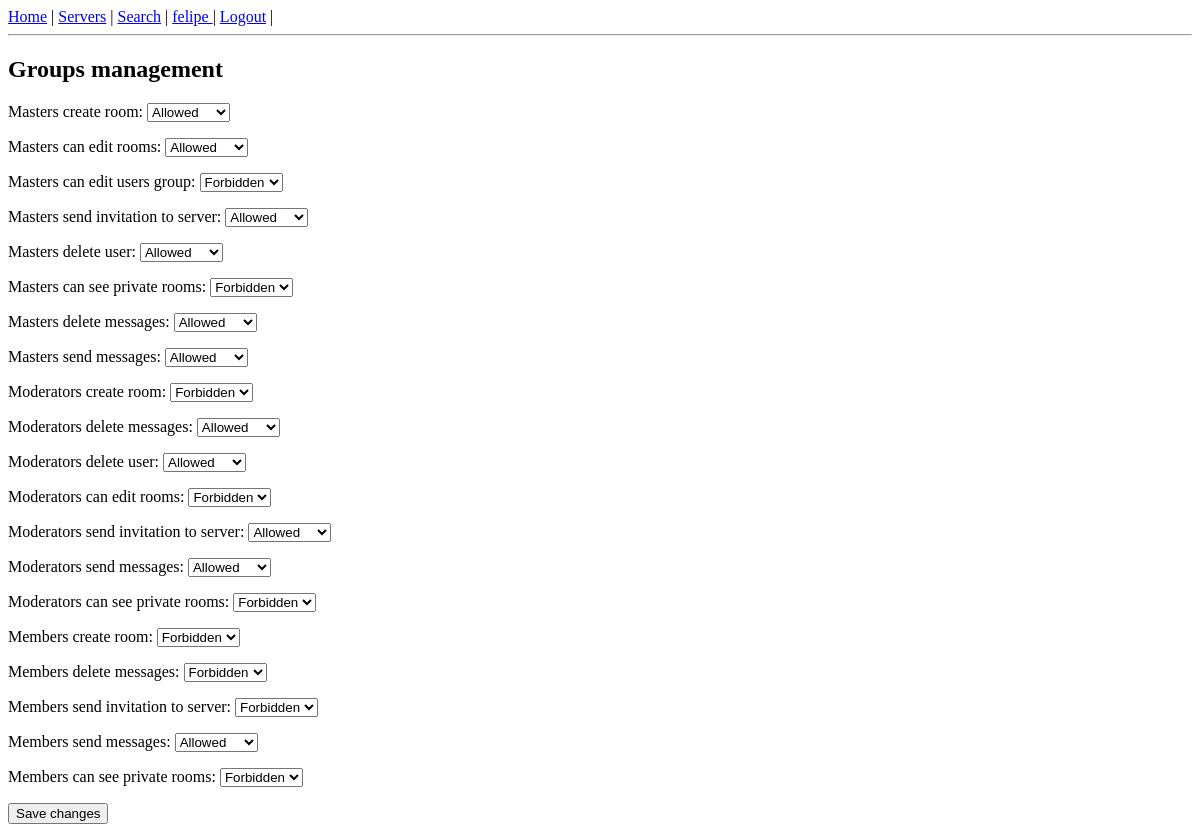
The app's page /server-groups/management/e1f03c86-6dec-441e-b323-656f7d35904f (signed in), older data.
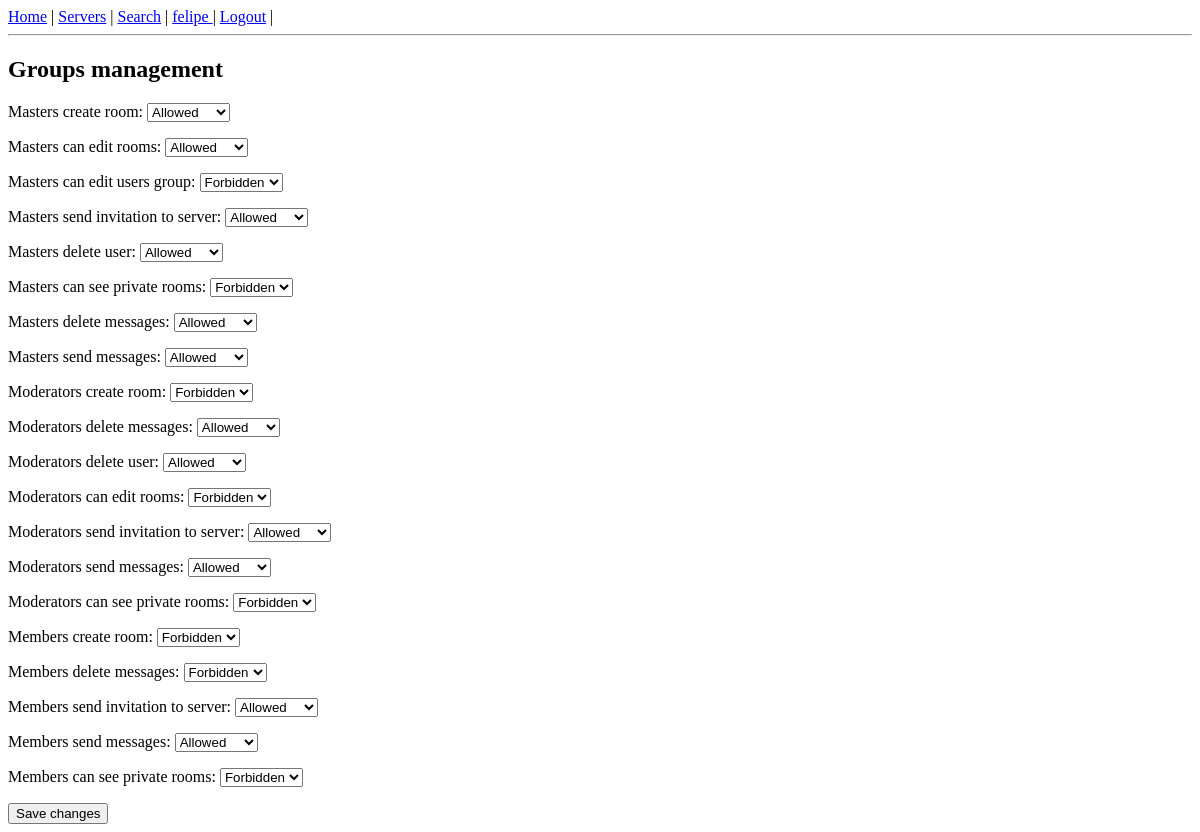
The same page, newer data.
### viperchat/models.py (models this page shows)
class ServerPermissionSettings(models.Model):
    CHOICES = (
        ('Allowed', 'Allowed'),
        ('Forbidden', 'Forbidden'),
    )
    masters_create_room = models.CharField(max_length=20, choices=CHOICES, default='Allowed')
    masters_send_invitation_to_server = models.CharField(max_length=20, choices=CHOICES, default='Allowed')
    masters_delete_user = models.CharField(max_length=20, choices=CHOICES, default='Allowed')
    masters_delete_messages = models.CharField(max_length=20, choices=CHOICES, default='Allowed')
    masters_send_messages = models.CharField(max_length=20, choices=CHOICES, default='Allowed')
    masters_can_see_private_rooms = models.CharField(max_length=20, choices=CHOICES, default='Forbidden')
    masters_can_edit_users_group = models.CharField(max_length=20, choices=CHOICES, default='Forbidden')
    masters_can_edit_rooms = models.CharField(max_length=20, choices=CHOICES, default='Allowed')
    moderators_create_room = models.CharField(max_length=20, choices=CHOICES, default='Forbidden')
    moderators_delete_messages = models.CharField(max_length=20, choices=CHOICES, default='Allowed')
    moderators_delete_user = models.CharField(max_length=20, choices=CHOICES, default='Allowed')
    moderators_send_invitation_to_server = models.CharField(max_length=20, choices=CHOICES, default='Allowed')
    moderators_send_messages = models.CharField(max_length=20, choices=CHOICES, default='Allowed')
    moderators_can_see_private_rooms = models.CharField(max_length=20, choices=CHOICES, default='Forbidden')
    moderators_can_edit_rooms = models.CharField(max_length=20, choices=CHOICES, default='Forbidden')
    members_create_room = models.CharField(max_length=20, choices=CHOICES, default='Forbidden')
    members_delete_messages = models.CharField(max_length=20, choices=CHOICES, default='Forbidden')
    members_send_invitation_to_server = models.CharField(max_length=20, choices=CHOICES, default='Allowed')
    members_send_messages = models.CharField(max_length=20, choices=CHOICES, default='Allowed')
    members_can_see_private_rooms = models.CharField(max_length=20, choices=CHOICES, default='Forbidden')

### viperchat/views.py (the view, shortened to what this page needs)
# urls.py: path('server-groups/management/<uuid:pk>', vchat.ServerGroupsManagement.as_view(), name='server_groups_management'),
class ServerGroupsManagement(LoginRequiredMixin, UserPassesTestMixin, UpdateView):
    model = ServerPermissionSettings
    template_name = 'viperchat/server_groups_management.html'
    form_class = ServerPermissionsForm
    def test_func(self):
        server_id = self.kwargs['pk']
        server = Server.objects.get(id=server_id)
        owners_group = Group.objects.get(name=f'{server.name}_owners')
        if self.request.user in owners_group.user_set.all():
            return True
        else:
            raise PermissionDenied
    def get_object(self):
        server = Server.objects.get(id=self.kwargs['pk'])
        permission_settings = server.permission_settings
        return permission_settings

### viperchat/forms.py
class ServerPermissionsForm(forms.ModelForm):
    class Meta:
        model = ServerPermissionSettings
        fields = [
                  'masters_create_room', 'masters_can_edit_rooms', 'masters_can_edit_users_group', 'masters_send_invitation_to_server', 'masters_delete_user', 'masters_can_see_private_rooms',
                  'masters_delete_messages', 'masters_send_messages', 'moderators_create_room', 'moderators_delete_messages',
                  'moderators_delete_user', 'moderators_can_edit_rooms', 'moderators_send_invitation_to_server', 'moderators_send_messages','moderators_can_see_private_rooms',
                  'members_create_room', 'members_delete_messages', 'members_send_invitation_to_server', 'members_send_messages',
                  'members_can_see_private_rooms'
                  ]

### viperchat/context_processor.py (called while the page is built)
def get_create_room_permission(request):
    content_type = ContentType.objects.get_for_model(Server)
    permission = Permission.objects.get(codename='create_room_in_server', content_type=content_type)
    return {'create_permission': permission}

def get_homepage(request):
    return {'welcome': 'Welcome to great chat'}

### templates/viperchat/server_groups_management.html (shortened to what this page needs)
{% extends 'viperchat/base.html' %}
{% block content %}
<h2>Groups management</h2>
<form method="POST" action="">
    {{ form.as_p }}
    <input type="submit" vaLue="Save changes">
</form>
{% endblock %}

Row changes from the older to the newer data that the page shows:
changed ServerPermissionSettings "Allowed": members_send_invitation_to_server "Forbidden" → "Allowed"
